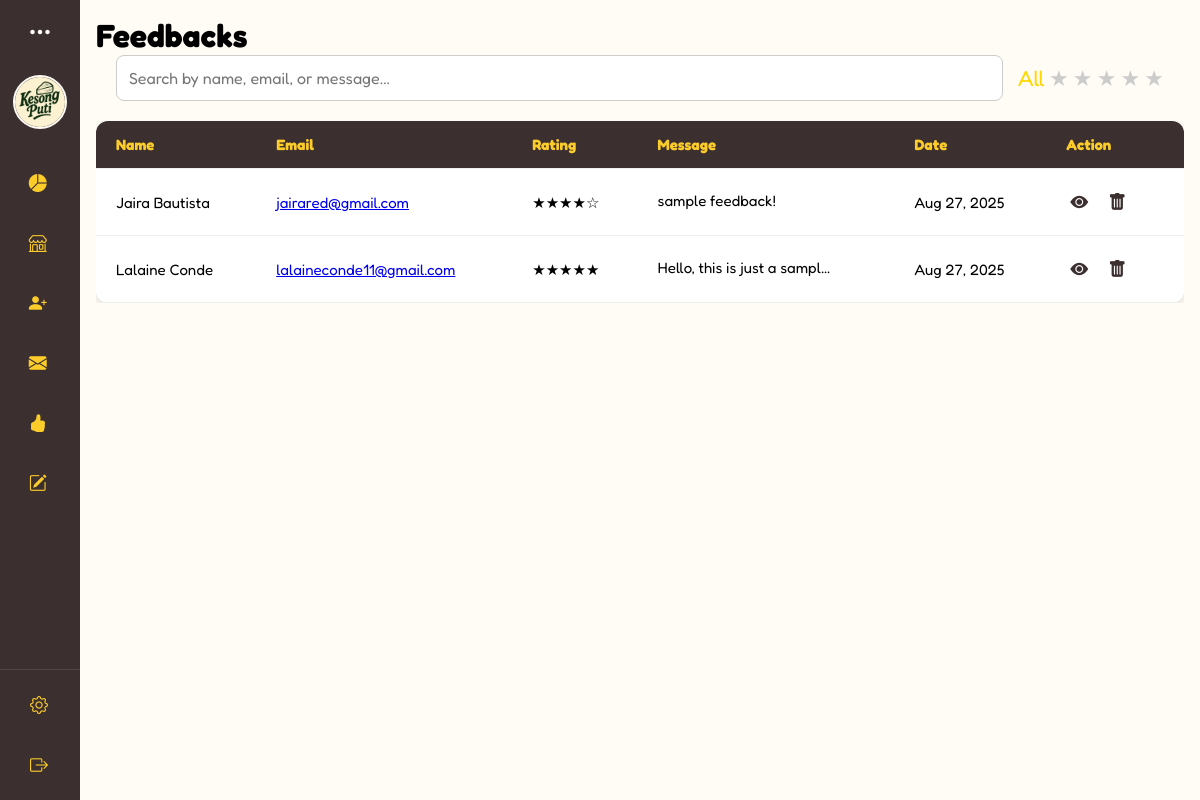
/interfaces/superadmin/feedbacks.php (signed in), run on the app's committed database.
### tables this page shows
CREATE TABLE `reviews` (
  `review_id` int(11) NOT NULL,
  `name` varchar(100) NOT NULL,
  `email` varchar(255) NOT NULL,
  `rating` varchar(10) NOT NULL,
  `feedback` text NOT NULL,
  `created_at` timestamp NOT NULL DEFAULT current_timestamp(),
  `recipient` varchar(100) NOT NULL
);

### interfaces/superadmin/feedbacks.php (the view, shortened to what this page needs)
<?php
require '../../connection.php';
include ('../../includes/superadmin-dashboard.php');
if ($_SESSION['role'] === 'admin') {
    $recipient = "admin_" . $_SESSION['admin_id'];
} elseif ($_SESSION['role'] === 'superadmin') {
    $recipient = "super_" . $_SESSION['super_id'];
}
$sql = "SELECT * FROM reviews
        WHERE recipient = '$recipient'
        ORDER BY created_at DESC";
$result = mysqli_query($connection, $sql);
?>
<!DOCTYPE html>
<html lang="en">
<head>
    <link
      rel="stylesheet"
      href="https://cdn.jsdelivr.net/npm/bootstrap-icons/font/bootstrap-icons.css"
    />
    <link rel="stylesheet" href="../../css/admin.css"/>
</head>
<body>
<div class="main-content">
      <div class="box" id="feedback-content">
        <h1>Feedbacks</h1>
        <div class="feedback-filter-bar">
          <input
            type="text"
            id="feedbackSearch"
            placeholder="Search by name, email, or message..."
          />
<div class="star-filter">
  <span class="filter-star active" data-value="all">All</span>
  <span class="filter-star" data-value="1">★</span>
  <span class="filter-star" data-value="2">★</span>
  <span class="filter-star" data-value="3">★</span>
  <span class="filter-star" data-value="4">★</span>
  <span class="filter-star" data-value="5">★</span>
</div>
        </div>
      <div class="feedback-table-wrapper">
        <table class="feedback-table">
          <thead>
            <tr>
              <th>Name</th>
              <th>Email</th>
              <th>Rating</th>
              <th>Message</th>
              <th>Date</th>
              <th>Action</th>
            </tr>
          </thead>
            <tbody id="feedbackTableBody">
              <?php if (mysqli_num_rows($result) > 0): ?>
                <?php while ($row = mysqli_fetch_assoc($result)): ?>
                  <?php
                    $to = htmlspecialchars($row['email']);
                    $subject = rawurlencode('Response to your message');
                    $recipient = $row['recipient'];
                    $adminName = "Our Team";
                    if (strpos($recipient, 'admin_') === 0) {
                        $adminId = str_replace('admin_', '', $recipient);
                        $query = mysqli_query($connection, "SELECT username FROM admins WHERE admin_id='$adminId'");
                        if ($query && $adminRow = mysqli_fetch_assoc($query)) {
                            $adminName = $adminRow['username'];
                        }
                    } elseif (strpos($recipient, 'super_') === 0) {
                        $superId = str_replace('super_', '', $recipient);
                        $query = mysqli_query($connection, "SELECT username FROM super_admin WHERE super_id='$superId'");
                        if ($query && $superRow = mysqli_fetch_assoc($query)) {
                            $adminName = $superRow['username'];
                        }
                    }
                    $body = rawurlencode(
                      "Hi {$row['name']},\r\n\r\n".
                      "Thank you for your feedback.\r\n\r\n".
                      "Your Message:\r\n\"{$row['feedback']}\"\r\n\r\n".
                      "[Insert your response here]\r\n\r\n".
                      "Best regards,\r\n".
                      "$adminName\r\n".
                      "[Your Contact Information]"
                    );
                  ?>
                  <tr>
                    <td><?php echo htmlspecialchars($row['name']); ?></td>
                    <td>
                      <a href="mailto:<?= $to ?>?subject=<?= $subject ?>&body=<?= $body ?>" target="_blank">
                        <?= $to ?>
                      </a>
                    </td>
                    <td><?php echo htmlspecialchars($row['rating']); ?></td>
                    <td class="contact-message"><span class="short-msg"><?php echo htmlspecialchars($row['feedback']); ?></span></td>
                    <td><?php echo date("M j, Y", strtotime($row['created_at'])); ?></td>
                    <td>
                    <button
                      class="view-btn view-more"
                      data-message="<?php echo htmlspecialchars($row['feedback']); ?>"
                      title="View More"
                    >
                      <i class="bi bi-eye-fill"></i>
                    </button>
                    <button class="delete-btn" data-id="<?php echo $row['review_id']; ?>">
                      <i class="bi bi-trash-fill"></i>
                    </button>
                  </td>
                  </tr>
                <?php endwhile; ?>
              <?php else: ?>
                <tr>
                  <td colspan="6" style="text-align:center;">No messages found</td>
                </tr>
              <?php endif; ?>
            </tbody>
        </table>
      </div>
      </div>
</div>
</body>
</html>

### css/admin.css (style rules this page uses)
* { box-sizing: border-box; margin: 0; padding: 0; font-family: 'Fredoka', sans-serif; }
body { display: flex; align-items: start; justify-content: flex-start; margin: 0; padding: 0; }
.main-content { position: relative; background-color: var(--bg-white); min-height: 100vh; transition: all 0.5s ease; width: calc(100% - 80px); padding: 1rem; }
.view-btn { background-color: var(--cocoa); color: var(--yellow); border: 2px solid black; font-size: 15px; padding: 5px 10px; border-radius: 40px; cursor: pointer; }
.update-btn, .delete-btn { border: none; padding: 8px 12px; border-radius: 8px; cursor: pointer; margin-right: 6px; transition: transform 0.2s ease; }
.contact-message .short-msg { white-space: nowrap; overflow: hidden; text-overflow: ellipsis; max-width: 180px; display: inline-block; }
.view-more { background: none; border: none; color: var(--cocoa); font-size: 18px; cursor: pointer; padding: 4px; }
.feedback-filter-bar { display: flex; flex-wrap: wrap; gap: 15px; margin-bottom: 20px; align-items: center; padding: 0 20px; }
.feedback-filter-bar input[type="text"], .feedback-filter-bar select { padding: 12px; border-radius: 8px; border: 1px solid #ccc; font-size: 16px; }
.feedback-filter-bar input[type="text"] { flex: 1; min-width: 250px; }
.feedback-table-wrapper { width: 100%; overflow-x: auto; -webkit-overflow-scrolling: touch; margin-top: 10px; }
.feedback-table { min-width: 800px; width: 100%; border-collapse: collapse; background-color: white; box-shadow: 0 2px 8px rgba(0, 0, 0, 0.15); border-radius: 12px; overflow: hidden; }
.feedback-table th, .feedback-table td { text-align: left; padding: 14px 20px; font-size: 15px; border-bottom: 1px solid #eee; }
.feedback-table th { background-color: var(--cocoa); color: var(--yellow); font-weight: bold; }
.feedback-table td button { background: none; border: none; cursor: pointer; font-size: 18px; color: var(--cocoa); }
.filter-star { font-size: 22px; cursor: pointer; color: #ccc; transition: color 0.2s; }
.filter-star.hover, .filter-star.active { color: gold; }

### css/colors.css (style rules this page uses)
:root { --bg-white: #FFFCF6; --bg-beige: #FFFBE6; --bg-cocoa: #3B2F2F; --bg-green: #347928; --bg-mint: #C0EBA6; --bg-yellow: #FCCD2A; --green: #347928; --black: #0D0E0E; --white: #FFFCF6; --yellow: #FCCD2A; --beige: #FFFBE6; --mint: #C0EBA6; --brown: #5E503F; --gray: #404040; --cocoa: #3B2F2F; --btn-yellow: #FCCD2A; --btn-green: #347928; --btn-red: #A7C957; }

### data on the page
reviews: name "Jaira Bautista", email "jairared@gmail.com", rating "★★★★☆", feedback "sample feedback!", created_at "Aug 27, 2025"
reviews: name "Lalaine Conde", email "lalaineconde11@gmail.com", rating "★★★★★", feedback "Hello, this is just a sampl…", created_at "Aug 27, 2025"
